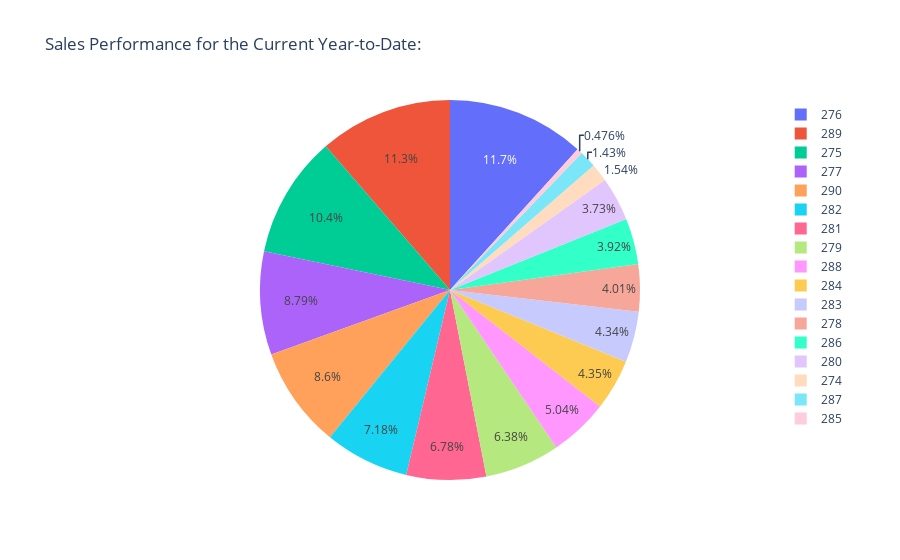

Write notebook code for a chart like this one.
### Markdown cell above
The following pie chart illustrates the sales performance of each salesperson (contribution) for the Current Year-to-Date:

### Code cell
contribution_query = """
SELECT 
BusinessEntityID,
SalesYTD
FROM Sales.SalesPerson
"""
df_contribution_query = pd.read_sql(sql=contribution_query, con=connection)



fig = px.pie(
df_contribution_query,
names= 'BusinessEntityID', 
values='SalesYTD',    
title='Sales Performance for the Current Year-to-Date:'
)


fig.show()

### Figure 1 — Plotly figure (JSON) as saved in the notebook; plotly's stock layout.template omitted (floating-point values rounded to 4 significant figures)
{"data": [{"domain": {"x": [0, 1], "y": [0, 1]}, "hovertemplate": "BusinessEntityID=%{label}<br>SalesYTD=%{value}<extra></extra>", "labels": [274, 275, 276, 277, 278, 279, 280, 281, 282, 283, 284, 285, 286, 287, 288, 289, 290], "legendgroup": "", "name": "", "showlegend": true, "type": "pie", "values": [559700.0, 3763000.0, 4251000.0, 3189000.0, 1454000.0, 2315000.0, 1353000.0, 2459000.0, 2605000.0, 1573000.0, 1577000.0, 172500.0, 1422000.0, 519900.0, 1827000.0, 4117000.0, 3122000.0]}], "layout": {"legend": {"tracegroupgap": 0}, "title": {"text": "Sales Performance for the Current Year-to-Date:"}}}
